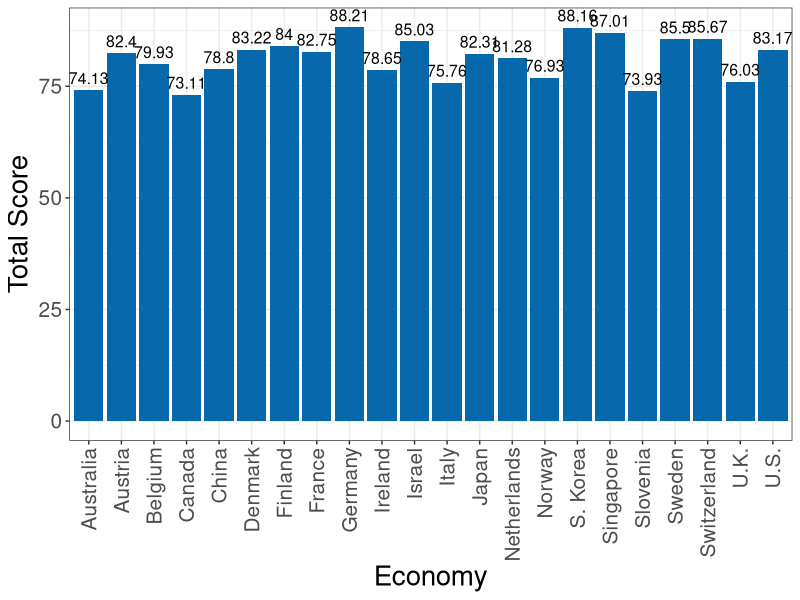
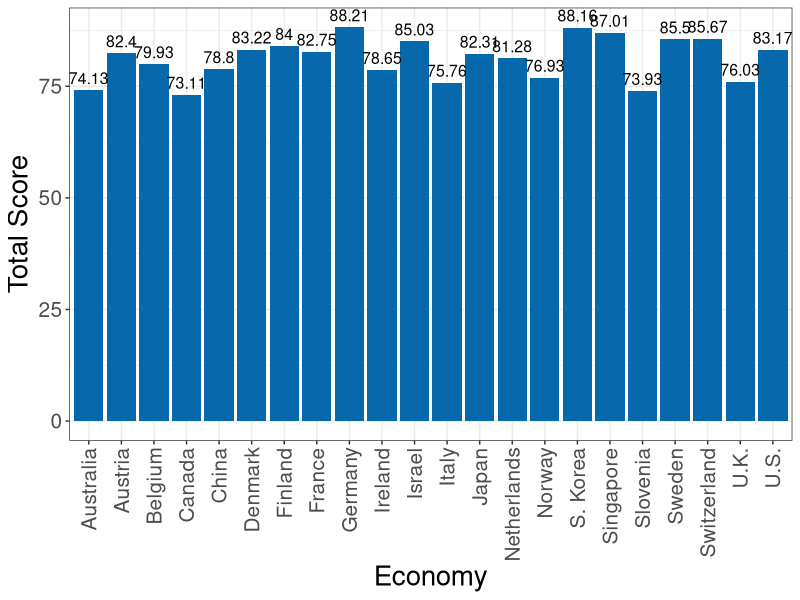

Source code (R) for these figures, in order:
library(tidyverse)
library(readxl)

COL <- c("#7fc97f", "#beaed4", "#fdc086", "#ffff99", "#386cb0", "#f0027f", "#bf5b17", "#666666")
COLA <- c("#e0f3db", "#99d8c9","#66c2a4","#41ae76", "#238b45", "#005824", "#f0027f")
COLB <- c("#c6dbef", "#4eb3d3", "#2b8cbe", "#0868ac","#084081", "#9e9ac8","#f0027f")
COLC <- c("#fcfbfd", "#efedf5", "#dadaeb", "#bcbddc", "#9e9ac8", "#807dba", "#6a51a3", "#54278f", "#3f007d")
COLD <- c("#DA3030","#41ae76","#F7DE04", "#4eb3d3","#AE82FF","#386cb0","#F48318","#41ae76","#6a51a3", "#DA3030")

 #---------------------------------------------
Data <- read_excel("capitalism/2020_Bloomberg_Innovation_Index.xlsx")


#drop unnecessary columns
Data_select <- Data %>%
  select(-c(`2020 Rank`, `2019 Rank`,`YoY Change`, `R&D Intensity`, `Manufacturing Value-added`, `Productivity`, `High-tech Density`,`Tertiary Efficiency`,`Reseacrher Concentration`,`Patent Activity`))

#Plot
plot <- Data_select %>% 
  ggplot(aes(x = Economy, y = `Total Score`)) +
  geom_bar(stat = "identity", position = position_dodge(), fill = COLB[4]) + 
  ylab("Total Score") +
  #geom_text(aes(x=point,y=Utility,label=Utility),vjust=90) + 
  #geom_text(aes(x = point, y = Utility, label = Utility)) +
  #scale_x_discrete(labels = xaxislabs) + 
  #scale_x_discrete(labels=c("z" = x1, "ta" = x2,
  #                         "tb" = x3, "b" = expression(paste("Legislated hours and wages, ",bold(b))), "a" = x5)) +
  theme_bw() +
  theme(legend.position = "top",
        legend.text.align = 0,
        axis.title = element_text(size = 20),
        axis.text.y = element_text(size = 15),
        #legend.title = element_text(size = 16),
        legend.text = element_text(size = 18),
        legend.title = element_text(size = 18),
        axis.text.x = element_text(angle = 90, vjust = 0.5, hjust=1, size = 15))+ 
  geom_text(
    aes(x = Economy, y = `Total Score`, label = `Total Score`), 
    size = 4, vjust = -0.5,
    position = position_dodge(width = 1),
    inherit.aes = TRUE
  ) 
plot

ggsave("capitalism/innovation_graph_v2.pdf", plot, width = 11, height = 7)

# scale_fill_discrete(name = "", 
#                     breaks = c("ua", "ub", "totalu"), 
#                     labels = c(expression(paste("A's Utility, ", u^A)), expression(paste("B's Utility, ",u^B), "Total Utility"))
# ) +
#   scale_color_discrete(name = "", 
#                        breaks = c("ua", "ub", "totalu"), 
#                        labels = c(expression(paste("A's Utility, ", u^A)), expression(paste("B's Utility, ",u^B), "Total Utility"))
#   ) +
